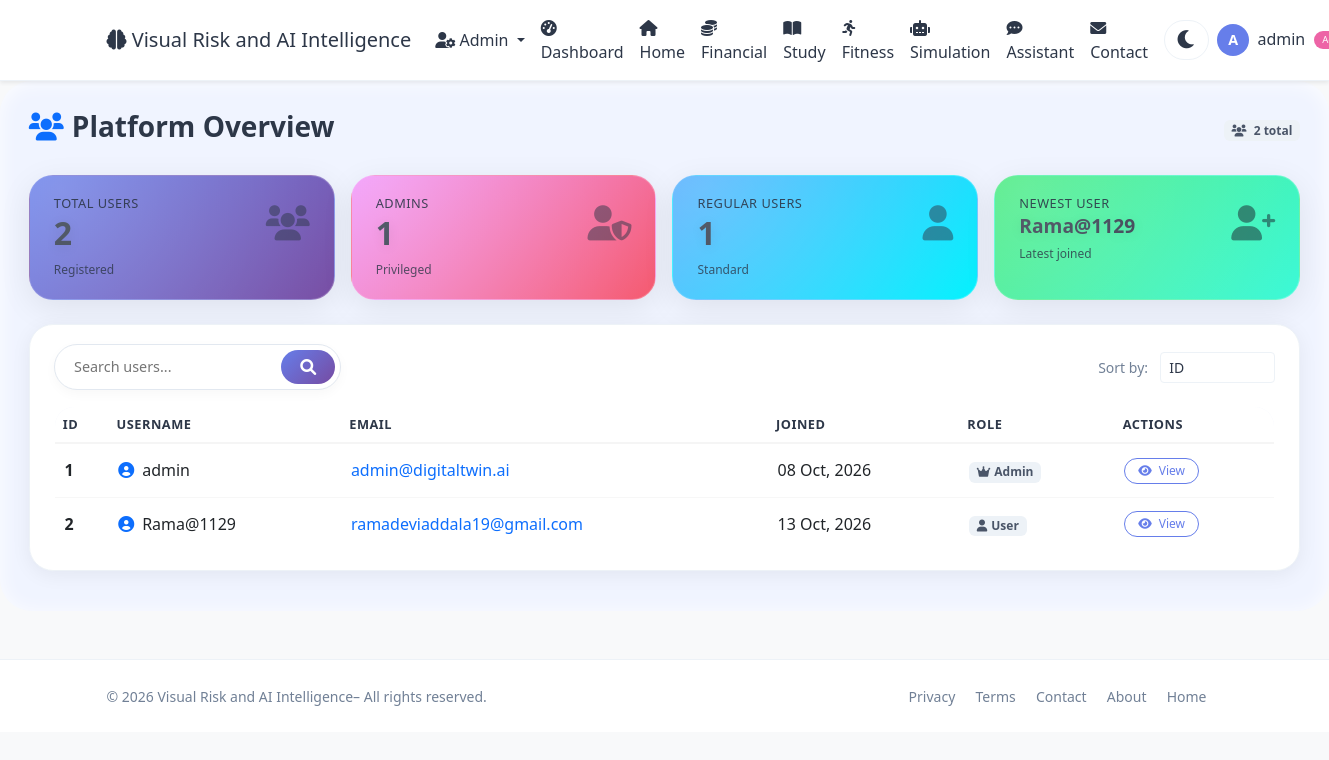
The app's page /admin/users (signed in) with its own data.
### app.py (models this page shows, shortened)
class User(UserMixin, db.Model):
    id = db.Column(db.Integer, primary_key=True)
    username = db.Column(db.String(80), unique=True, nullable=False)
    email = db.Column(db.String(120), unique=True, nullable=False)
    password_hash = db.Column(db.String(200), nullable=False)
    age = db.Column(db.Integer, default=25)
    occupation = db.Column(db.String(100), default='Student')
    monthly_income = db.Column(db.Float, default=50000)
    monthly_expenses = db.Column(db.Float, default=35000)
    savings = db.Column(db.Float, default=100000)
    study_hours_per_week = db.Column(db.Float, default=20)
    fitness_hours_per_week = db.Column(db.Float, default=5)
    sleep_hours_per_day = db.Column(db.Float, default=7)
    created_at = db.Column(db.DateTime, default=datetime.utcnow)
    is_admin = db.Column(db.Boolean, default=False)
    transactions = db.relationship(
        'Transaction', backref='user', lazy=True
    )
    study_logs = db.relationship(
        'StudyLog', backref='user', lazy=True
    )
    fitness_logs = db.relationship(
        'FitnessLog', backref='user', lazy=True
    )
    goals = db.relationship(
        'Goal', backref='user', lazy=True
    )

### app.py (the view)
@app.route('/admin/users')
@login_required
def admin_users():
    if not current_user.is_admin:
        flash('Admin access required.')
        return redirect(url_for('user_dashboard'))
    users = User.query.all()
    return render_template('admin/users.html', users=users)

### app.py (called while the page is built)
@app.context_processor
def utility_processor():
    return dict(datetime=datetime)

@login_manager.user_loader
def load_user(user_id):
    return User.query.get(int(user_id))

### Templates/admin/users.html (shortened to what this page needs)
{% extends "base.html" %}
{% block content %}
<div class="users-wrapper">
    <div class="d-flex flex-wrap justify-content-between align-items-center mb-4">
        <h3 class="fw-bold"><i class="fas fa-users text-primary me-2"></i>Platform Overview</h3>
        <span class="badge bg-light text-dark"><i class="fas fa-users me-1"></i> {{ users|length }} total</span>
    </div>
    <div class="row g-3 mb-4">
        <div class="col-6 col-md-3">
            <div class="metric-card" style="background: linear-gradient(135deg, #667eea, #764ba2);">
                <div class="d-flex justify-content-between align-items-start">
                    <div>
                        <h5>Total Users</h5>
                        <h2>{{ users|length }}</h2>
                        <small>Registered</small>
                    </div>
                    <div class="card-icon"><i class="fas fa-users"></i></div>
                </div>
            </div>
        </div>
        <div class="col-6 col-md-3">
            <div class="metric-card" style="background: linear-gradient(135deg, #f093fb, #f5576c);">
                <div class="d-flex justify-content-between align-items-start">
                    <div>
                        <h5>Admins</h5>
                        <h2>{{ users|selectattr('is_admin')|list|length }}</h2>
                        <small>Privileged</small>
                    </div>
                    <div class="card-icon"><i class="fas fa-user-shield"></i></div>
                </div>
            </div>
        </div>
        <div class="col-6 col-md-3">
            <div class="metric-card" style="background: linear-gradient(135deg, #4facfe, #00f2fe);">
                <div class="d-flex justify-content-between align-items-start">
                    <div>
                        <h5>Regular Users</h5>
                        <h2>{{ users|rejectattr('is_admin')|list|length }}</h2>
                        <small>Standard</small>
                    </div>
                    <div class="card-icon"><i class="fas fa-user"></i></div>
                </div>
            </div>
        </div>
        <div class="col-6 col-md-3">
            <div class="metric-card" style="background: linear-gradient(135deg, #43e97b, #38f9d7); color: #1a202c;">
                <div class="d-flex justify-content-between align-items-start">
                    <div>
                        <h5>Newest User</h5>
                        <h2 style="font-size:1.2rem;">{{ users[-1].username if users else 'N/A' }}</h2>
                        <small>Latest joined</small>
                    </div>
                    <div class="card-icon"><i class="fas fa-user-plus" style="color: #1a202c;"></i></div>
                </div>
            </div>
        </div>
    </div>
    <div class="glass-card">
        <div class="d-flex flex-wrap justify-content-between align-items-center mb-3">
            <div class="search-box">
                <input type="text" id="userSearch" placeholder="Search users..." onkeyup="filterUsers()">
                <button onclick="filterUsers()"><i class="fas fa-search"></i></button>
            </div>
            <div>
                <span class="text-muted small me-2">Sort by:</span>
                <select class="form-select form-select-sm d-inline-block w-auto" onchange="sortTable(this.value)">
                    <option value="id">ID</option>
                </select>
            </div>
        </div>
        <div class="table-responsive">
            <table class="table table-glass table-hover mb-0" id="userTable">
                <thead>
                    <tr>
                        <th>ID</th>
                        <th>Username</th>
                        <th>Email</th>
                        <th>Joined</th>
                        <th>Role</th>
                        <th>Actions</th>
                    </tr>
                </thead>
                <tbody>
                    {% for u in users %}
                    <tr>
                        <td><span class="fw-bold">{{ u.id }}</span></td>
                        <td><i class="fas fa-user-circle me-2 text-primary"></i>{{ u.username }}</td>
                        <td><a href="mailto:{{ u.email }}" class="text-decoration-none">{{ u.email }}</a></td>
                        <td>{{ u.created_at.strftime('%d %b, %Y') }}</td>
                        <td>
                            {% if u.is_admin %}
                                <span class="badge badge-admin"><i class="fas fa-crown me-1"></i>Admin</span>
                            {% else %}
                                <span class="badge badge-user"><i class="fas fa-user me-1"></i>User</span>
                            {% endif %}
                        </td>
                        <td>
                            <a href="{{ url_for('admin_user_detail', user_id=u.id) }}" class="btn btn-outline-primary action-btn">
                                <i class="fas fa-eye me-1"></i> View
                            </a>
                        </td>
                    </tr>
                    {% endfor %}
                </tbody>
            </table>
        </div>
    </div>
</div>
{% endblock %}

### Templates/base.html (shortened to what this page needs)
<!DOCTYPE html>
<html lang="en" data-theme="light">
<head>
    <link href="https://cdn.jsdelivr.net/npm/bootstrap@5.3.0/dist/css/bootstrap.min.css" rel="stylesheet">
    <link rel="stylesheet" href="https://cdnjs.cloudflare.com/ajax/libs/font-awesome/6.0.0/css/all.min.css">
</head>
<body>
    <nav class="navbar navbar-expand-lg navbar-light bg-white shadow-sm">
        <div class="container">
            <a class="navbar-brand" href="{{ url_for('index') }}">
                <i class="fas fa-brain"></i> Visual Risk and AI Intelligence
            </a>
            <div class="collapse navbar-collapse" id="navbarNav">
                <ul class="navbar-nav ms-auto align-items-lg-center">
                    {% if current_user.is_authenticated %}
                        {% if current_user.is_admin %}
                            <li class="nav-item dropdown">
                                <a class="nav-link dropdown-toggle" href="#" id="adminDropdown" role="button" data-bs-toggle="dropdown">
                                    <i class="fas fa-user-cog"></i> Admin
                                </a>
                            </li>
                        {% endif %}
                        <li class="nav-item">
                            <a class="nav-link" href="{{ url_for('user_dashboard') }}">
                                <i class="fas fa-tachometer-alt me-1"></i>Dashboard
                            </a>
                        </li>
                    <li class="nav-item">
                            <a class="nav-link" href="{{ url_for('index') }}">
                                <i class="fas fa-home"></i>Home
                            </a>
                        </li>
                        <li class="nav-item">
                            <a class="nav-link" href="{{ url_for('user_financial') }}">
                                <i class="fas fa-coins me-1"></i>Financial
                            </a>
                        </li>
                        <li class="nav-item">
                            <a class="nav-link" href="{{ url_for('user_study') }}">
                                <i class="fas fa-book-open me-1"></i>Study
                            </a>
                        </li>
                        <li class="nav-item">
                            <a class="nav-link" href="{{ url_for('user_fitness') }}">
                                <i class="fas fa-running me-1"></i>Fitness
                            </a>
                        </li>
                        <li class="nav-item">
                            <a class="nav-link" href="{{ url_for('user_simulation') }}">
                                <i class="fas fa-robot me-1"></i>Simulation
                            </a>
                        </li>
                        <li class="nav-item">
                            <a class="nav-link" href="{{ url_for('user_assistant') }}">
                                <i class="fas fa-comment-dots me-1"></i>Assistant
                            </a>
                        </li>
                    <li class="nav-item">
    <a class="nav-link" href="{{ url_for('contact') }}">
        <i class="fas fa-envelope me-1"></i>Contact
    </a>
</li>
                        <li class="nav-item">
                            <button class="theme-toggle" id="themeToggle" aria-label="Toggle theme">
                                <i class="fas fa-moon"></i>
                            </button>
                        </li>
                        <li class="nav-item dropdown">
                            <a class="nav-link dropdown-toggle" href="#" id="userDropdown" role="button" data-bs-toggle="dropdown">
                                <span class="user-avatar">{{ current_user.username[0]|upper }}</span>
                                <span class="ms-1">{{ current_user.username }}</span>
                                {% if current_user.is_admin %}
                                    <span class="admin-badge">Admin</span>
                                {% endif %}
                            </a>
                        </li>
                    {% endif %}
                </ul>
            </div>
        </div>
    </nav>
    {% block content %}{% endblock %}
    <footer class="mt-5 py-4 bg-light border-top">
        <div class="container">
            <div class="row align-items-center">
                <div class="col-md-6 text-center text-md-start">
                    <span class="text-muted small">© 2026 Visual Risk and AI Intelligence– All rights reserved.</span>
                </div>
                <div class="col-md-6 text-center text-md-end">
                    <a href="{{ url_for('privacy') }}" class="text-muted text-decoration-none me-3 small">Privacy</a>
                    <a href="{{ url_for('terms') }}" class="text-muted text-decoration-none me-3 small">Terms</a>
                    <a href="{{ url_for('contact') }}" class="text-muted text-decoration-none me-3 small">Contact</a>
                    <a href="{{ url_for('about') }}" class="text-muted text-decoration-none me-3 small">About</a>
                    <a href="{{ url_for('index') }}" class="text-muted text-decoration-none me-3 small">Home</a>
                </div>
            </div>
        </div>
    </footer>
</body>
</html>

### Templates/base.html (style rules this page uses)
:root { --bg-body: #f8f9fa; --bg-navbar: #ffffff; --bg-card: #ffffff; --text-primary: #2d3748; --text-muted: #718096; --border-color: #edf2f7; --shadow: 0 4px 20px rgba(0,0,0,0.06); --glass-bg: rgba(255,255,255,0.6); --glass-border: rgba(255,255,255,0.25); --accent: #667eea; --accent-gradient: linear-gradient(135deg, #667eea, #764ba2); --bg-input: #ffffff; --bg-light: #f7fafc; --bg-wrapper: #f0f4ff; --bg-hero: linear-gradient(135deg, #667eea 0%, #764ba2 100%); --dropdown-bg: #ffffff; --dropdown-text: #2d3748; --btn-bg: #667eea; --btn-hover: #5a6fd6; --badge-bg: #edf2f7; --badge-text: #4a5568; --progress-bg: #edf2f7; --progress-fill: linear-gradient(90deg, #667eea, #764ba2); }
body { background: var(--bg-body) !important; color: var(--text-primary) !important; font-family: 'Segoe UI', Tahoma, Geneva, Verdana, sans-serif; transition: background 0.3s, color 0.3s; }
.navbar { background: var(--bg-navbar) !important; border-bottom: 1px solid var(--border-color); }
.navbar-brand, .nav-link { color: var(--text-primary) !important; }
.btn-outline-primary { color: var(--accent) !important; border-color: var(--accent) !important; }
.card, .glass-card, .chart-container, .predict-card, .profile-card, .goals-card, .card-glass, .chart-box, .predict-box, .activity-card { background: var(--bg-card) !important; border-color: var(--border-color) !important; color: var(--text-primary) !important; box-shadow: var(--shadow) !important; }
.bg-light, .bg-white { background: var(--bg-card) !important; }
.text-muted { color: var(--text-muted) !important; }
.form-control, .form-select { background: var(--bg-input) !important; color: var(--text-primary) !important; border-color: var(--border-color) !important; }
.table { color: var(--text-primary) !important; }
.metric-card { color: var(--text-primary) !important; }
.metric-card h2, .metric-card h5, .metric-card small { color: inherit !important; }
.dashboard-wrapper, .finance-wrapper, .study-wrapper, .fitness-wrapper, .assistant-wrapper, .sim-wrapper, .users-wrapper, .detail-wrapper, .about-wrapper, .privacy-wrapper, .terms-wrapper, .contact-wrapper { background: var(--bg-wrapper) !important; }
.border-top, .border-bottom { border-color: var(--border-color) !important; }
.badge { background: var(--badge-bg) !important; color: var(--badge-text) !important; }
.theme-toggle { background: transparent; border: none; font-size: 1.3rem; color: var(--text-primary); cursor: pointer; transition: transform 0.3s; padding: 0.2rem 0.7rem; border-radius: 30px; background: var(--bg-input); margin-left: 0.5rem; border: 1px solid var(--border-color); }
.user-avatar { width: 32px; height: 32px; border-radius: 50%; background: var(--accent); color: white; display: inline-flex; align-items: center; justify-content: center; font-weight: 600; font-size: 0.9rem; }
.admin-badge { font-size: 0.6rem; background: #ed64a6; color: white; padding: 0.15rem 0.5rem; border-radius: 30px; margin-left: 0.3rem; vertical-align: middle; }

### records on screen
User: username "A", username "admin", id "1", email "admin@digitaltwin.ai", created_at "08 Oct, 2026", is_admin True (drawn)
User: username "Rama@1129", id "2", email "ramadeviaddala19@gmail.com", created_at "13 Oct, 2026", is_admin False (drawn)

### other values on screen
{{ users|length }} "2"
{{ users|selectattr('is_admin')|list|length }} "1"
{{ users|rejectattr('is_admin')|list|length }} "1"
